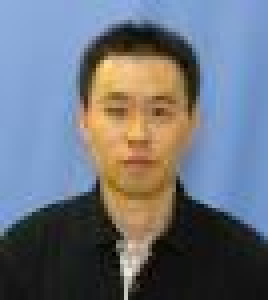
%> input picture feature_selection/boys/103.bmp, 67 x 75 px (shown 4 times larger); its folder holds only this picture in this run
$ octave generate_new_dataset.m   (GNU Octave 9; MATLAB toolbox functions it lacks are replaced by stand-ins)
%> lines starting %> are read from the running program, lines starting %| are printed output that depends on the picture
% Build new boys and girls data set

clear;
close all;
clc;

% read the file
boyFaces = dir('boys/*.bmp');
totalBoyImage = length(boyFaces);

irow=65;
icol=65;

boyRaw = zeros([irow*icol, totalBoyImage]);

for i = 1 : totalBoyImage
   image = imread(strcat('boys/', boyFaces(i).name));
%> image is the input picture: size 75x67x3 uint8; mean R, G, B 106.9, 113.5, 124.3
   %  image processoing
   I=rgb2gray(image);  % chage color to gray
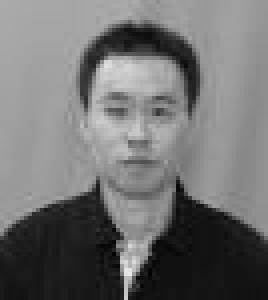
%> I: size 75x67 uint8 (shown 4 times larger); min 1, max 233, mean 112.7
   I=imresize(I,[irow,icol]);
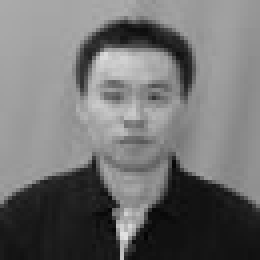
%> I: size 65x65 uint8 (shown 4 times larger); min 4, max 226, mean 112.7
   temp=double(reshape(I,irow*icol,1));
%> temp = 4225 values, max 226 at index 2075, min 4 at index 2400, mean 112.7
   boyRaw(:,i)=temp;
end

girlFaces = dir('girls/*.bmp');
totalGirlImage = length(girlFaces);

girlRaw = zeros([irow*icol, totalGirlImage]);

for i = 1 : totalGirlImage
   image = imread(strcat('girls/', girlFaces(i).name));
   %image processoing
   I=rgb2gray(image);  % chage color to gray
   I=imresize(I,[irow,icol]);
   temp=double(reshape(I,irow*icol,1));
   girlRaw(:,i)=temp;
end

$ run again, on feature_selection/boys/122.bmp
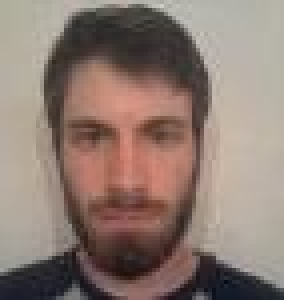
%> input picture feature_selection/boys/122.bmp, 71 x 75 px (shown 4 times larger)
%> image is the input picture: size 75x71x3 uint8; mean R, G, B 141.2, 122.7, 113.8
%> `I=rgb2gray(image);`:
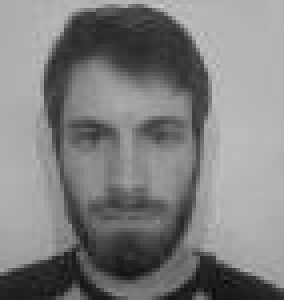
%> I: size 75x71 uint8 (shown 4 times larger); min 10, max 205, mean 127.2
%> `I=imresize(I,[irow,icol]);`:
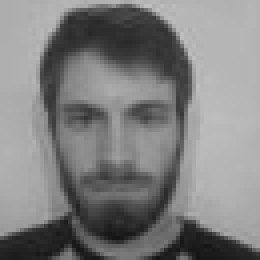
%> I: size 65x65 uint8 (shown 4 times larger); min 20, max 191, mean 127.2
%> temp = 4225 values, max 191 at index 2407, min 20 at index 3250, mean 127.2

$ run again, on feature_selection/boys/125.bmp
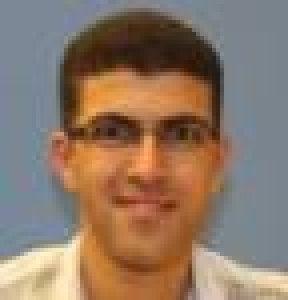
%> input picture feature_selection/boys/125.bmp, 72 x 75 px (shown 4 times larger)
%> image is the input picture: size 75x72x3 uint8; mean R, G, B 142.2, 119.7, 101.8
%> `I=rgb2gray(image);`:
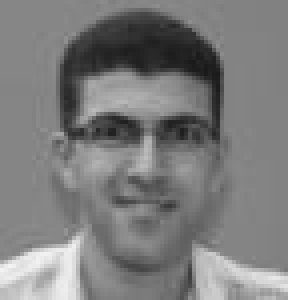
%> I: size 75x72 uint8 (shown 4 times larger); min 26, max 243, mean 124.4
%> `I=imresize(I,[irow,icol]);`:
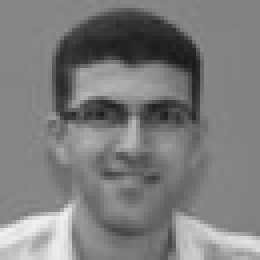
%> I: size 65x65 uint8 (shown 4 times larger); min 26, max 242, mean 124.4
%> temp = 4225 values, max 242 at index 188, min 26 at index 2809, mean 124.4

$ run again, on feature_selection/boys/130.bmp
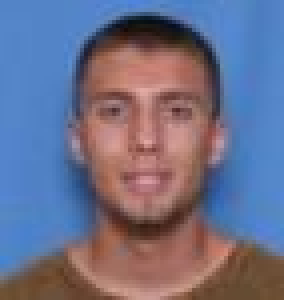
%> input picture feature_selection/boys/130.bmp, 71 x 75 px (shown 4 times larger)
%> image is the input picture: size 75x71x3 uint8; mean R, G, B 109.9, 110.7, 136.7
%> `I=rgb2gray(image);`:
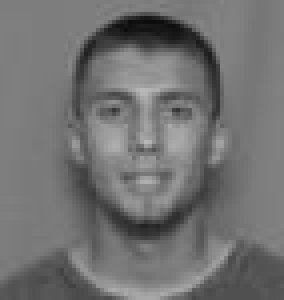
%> I: size 75x71 uint8 (shown 4 times larger); min 12, max 186, mean 113.4
%> `I=imresize(I,[irow,icol]);`:
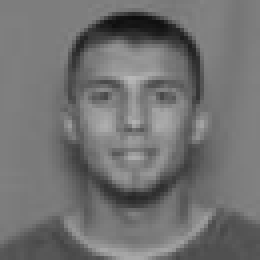
%> I: size 65x65 uint8 (shown 4 times larger); min 12, max 184, mean 113.4
%> temp = 4225 values, max 184 at index 2100, min 12 at index 2150, mean 113.4

$ run again, on feature_selection/boys/106.bmp
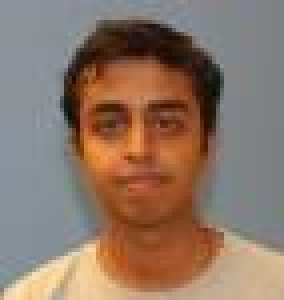
%> input picture feature_selection/boys/106.bmp, 71 x 75 px (shown 4 times larger)
%> image is the input picture: size 75x71x3 uint8; mean R, G, B 141.4, 117.9, 102.7
%> `I=rgb2gray(image);`:
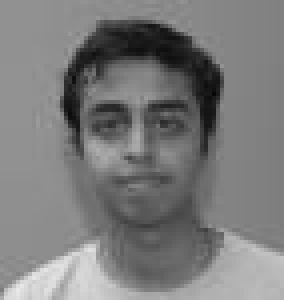
%> I: size 75x71 uint8 (shown 4 times larger); min 7, max 232, mean 123.2
%> `I=imresize(I,[irow,icol]);`:
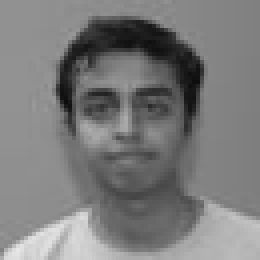
%> I: size 65x65 uint8 (shown 4 times larger); min 13, max 231, mean 123.2
%> temp = 4225 values, max 231 at index 323, min 13 at index 1066, mean 123.2
